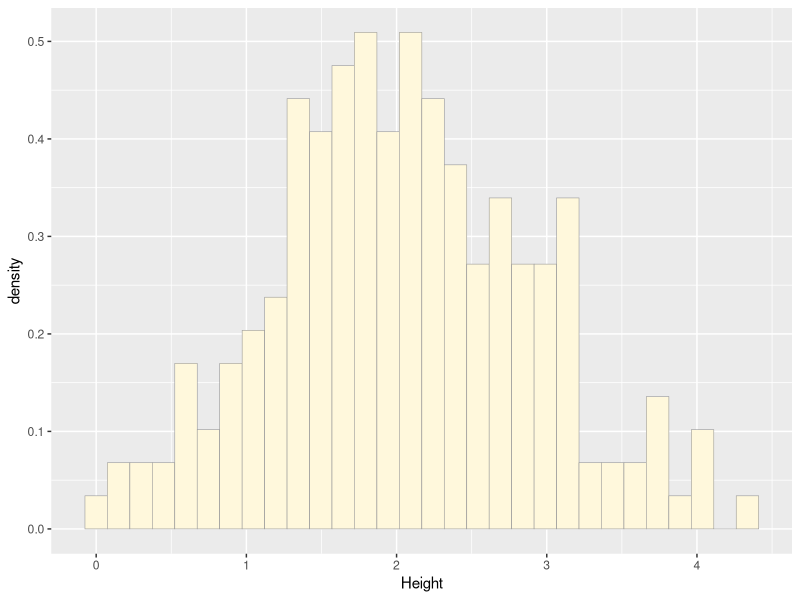
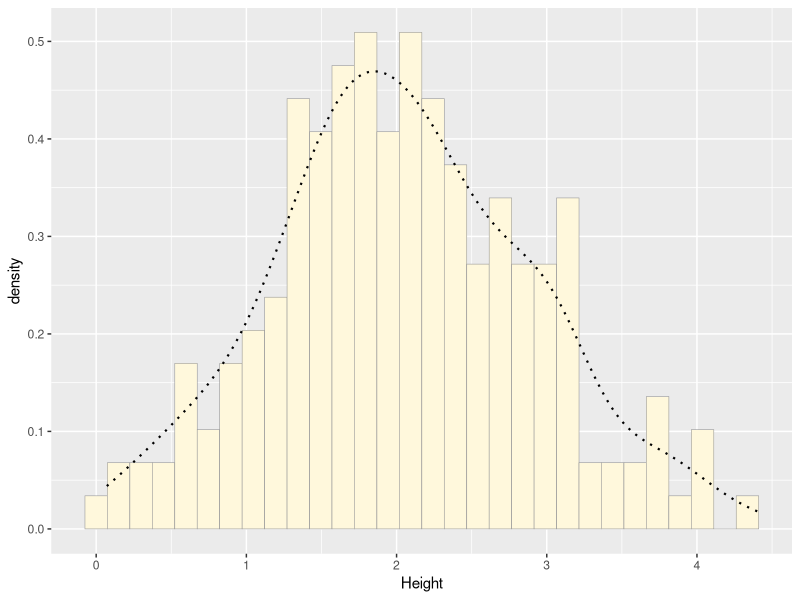
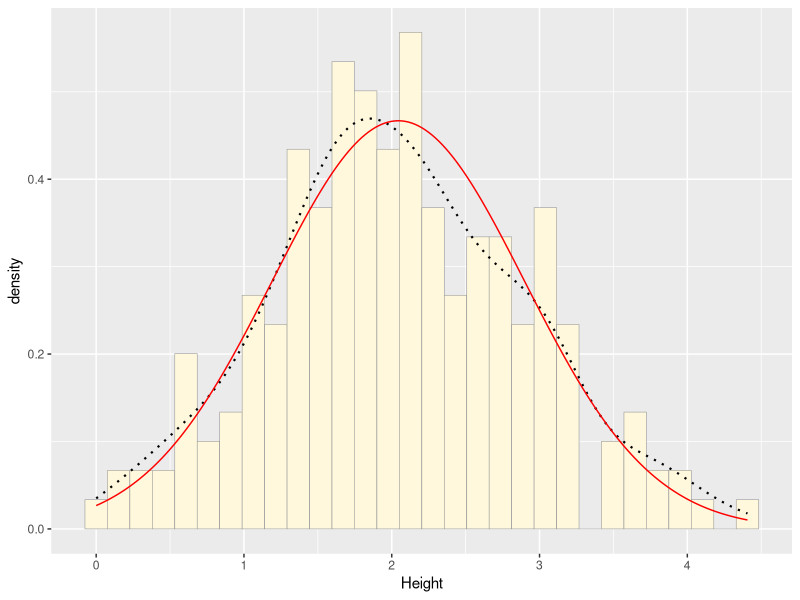
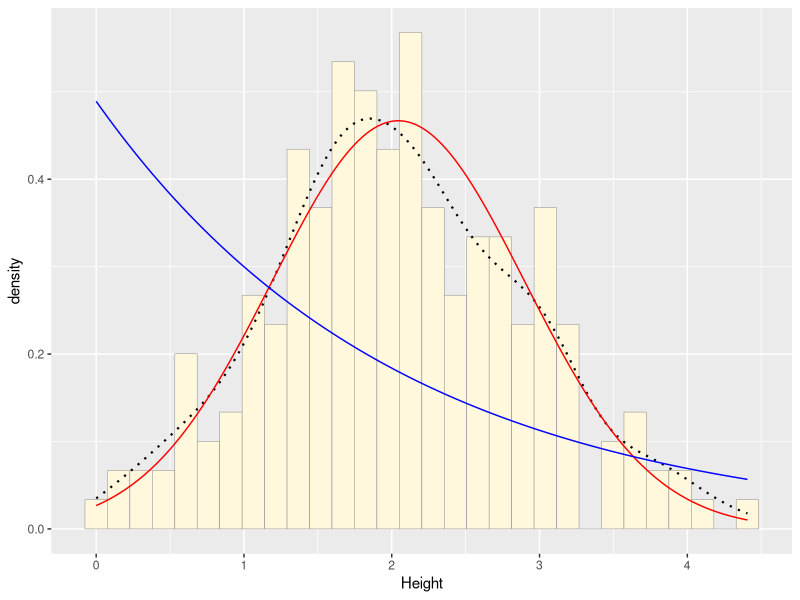
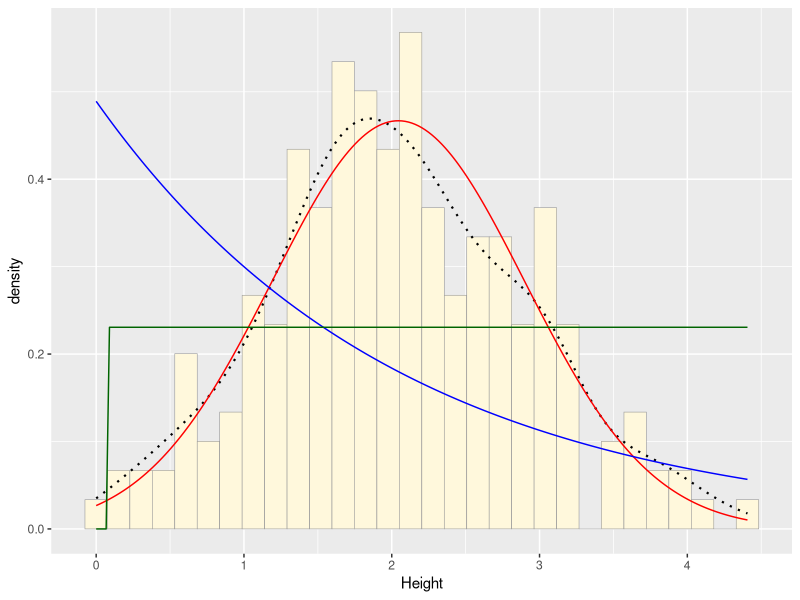
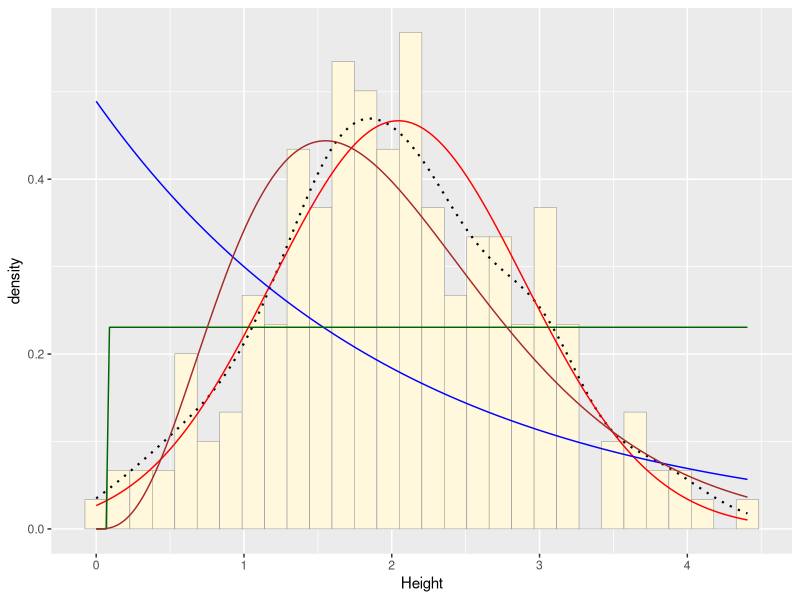
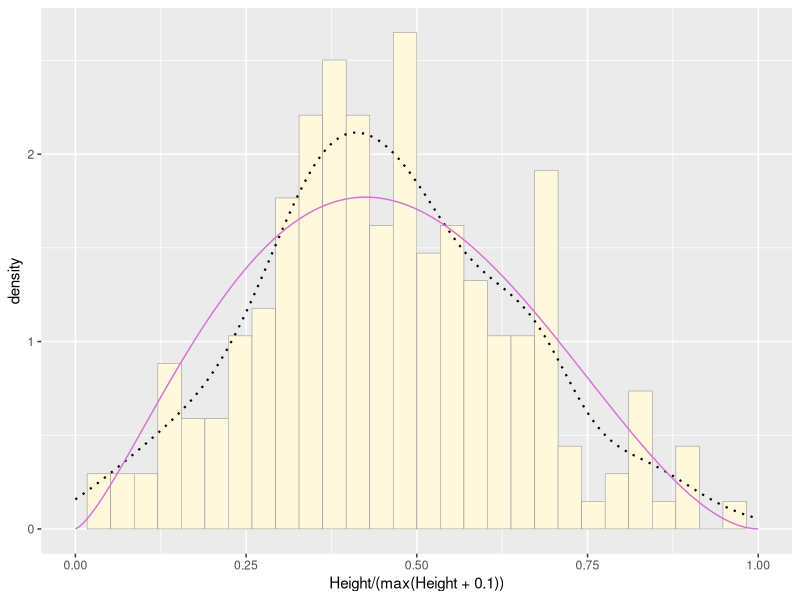

The R script that drew these images, in order:
## ---- chunk 1
knitr::opts_chunk$set(echo = TRUE)
## ---- chunk 2
z <- read.table("MyDataFile.csv",header=TRUE,sep=",", stringsAsFactors=FALSE)
str(z)
summary(z)
## ---- chunk 3
library(ggplot2) # for graphics
library(MASS) # for maximum likelihood estimation
## ---- chunk 4
# quick and dirty, a truncated normal distribution to work on the solution set

z <- rnorm(n=200,mean=2)
z <- data.frame(1:200,z)
names(z) <- list("ID","Height")

z <- z[z$Height>0,]
str(z)
summary(z$Height)
## ---- chunk 5
p1 <- ggplot(data=z, aes(x=Height, y=..density..)) +
  geom_histogram(color="grey60",fill="cornsilk",size=0.2) 
print(p1)
## ---- chunk 6
p1 <-  p1 +  geom_density(linetype="dotted",size=0.75)
print(p1)
## ---- chunk 7
normPars <- fitdistr(z$Height,"normal")
print(normPars)
str(normPars)
normPars$estimate["mean"]
## ---- chunk 8
meanML <- normPars$estimate["mean"]
sdML <- normPars$estimate["sd"]

xval <- seq(0,max(z$Height),len=length(z$Height))

 stat <- stat_function(aes(x = xval, y = ..y..), fun = dnorm, colour="red", n = length(z$Height), args = list(mean = meanML, sd = sdML))
 p1 + stat
## ---- chunk 9
expoPars <- fitdistr(z$Height,"exponential")

rateML <- expoPars$estimate["rate"]

stat2 <- stat_function(aes(x = xval, y = ..y..), fun = dexp, colour="blue", n = length(z$Height), args = list(rate=rateML))
 p1 + stat + stat2
## ---- chunk 10
stat3 <- stat_function(aes(x = xval, y = ..y..), fun = dunif, colour="darkgreen", n = length(z$Height), args = list(min=min(z$Height), max=max(z$Height)))
 p1 + stat + stat2 + stat3
## ---- chunk 11
gammaPars <- fitdistr(z$Height,"gamma")
shapeML <- gammaPars$estimate["shape"]
rateML <- gammaPars$estimate["rate"]

stat4 <- stat_function(aes(x = xval, y = ..y..), fun = dgamma, colour="brown", n = length(z$Height), args = list(shape=shapeML, rate=rateML))
 p1 + stat + stat2 + stat3 + stat4
## ---- chunk 12
pSpecial <- ggplot(data=z, aes(x=Height/(max(Height + 0.1)), y=..density..)) +
  geom_histogram(color="grey60",fill="cornsilk",size=0.2) + 
  xlim(c(0,1)) +
  geom_density(size=0.75,linetype="dotted")

betaPars <- fitdistr(x=z$Height/max(z$Height + 0.1),start=list(shape1=1,shape2=2),"beta")
shape1ML <- betaPars$estimate["shape1"]
shape2ML <- betaPars$estimate["shape2"]

statSpecial <- stat_function(aes(x = xval, y = ..y..), fun = dbeta, colour="orchid", n = length(z$Height), args = list(shape1=shape1ML,shape2=shape2ML))
pSpecial + statSpecial

## ---- chunk 13
normPars <- fitdistr(z$Height, "normal")
print(normPars)
## ---- chunk 14
z <- rnorm(n=200,mean=2)
z <- data.frame(1:200,z)
names(z) <- list("ID","Height")
z <- z[z$Height>0,]
str(z)
summary(z$Height)
